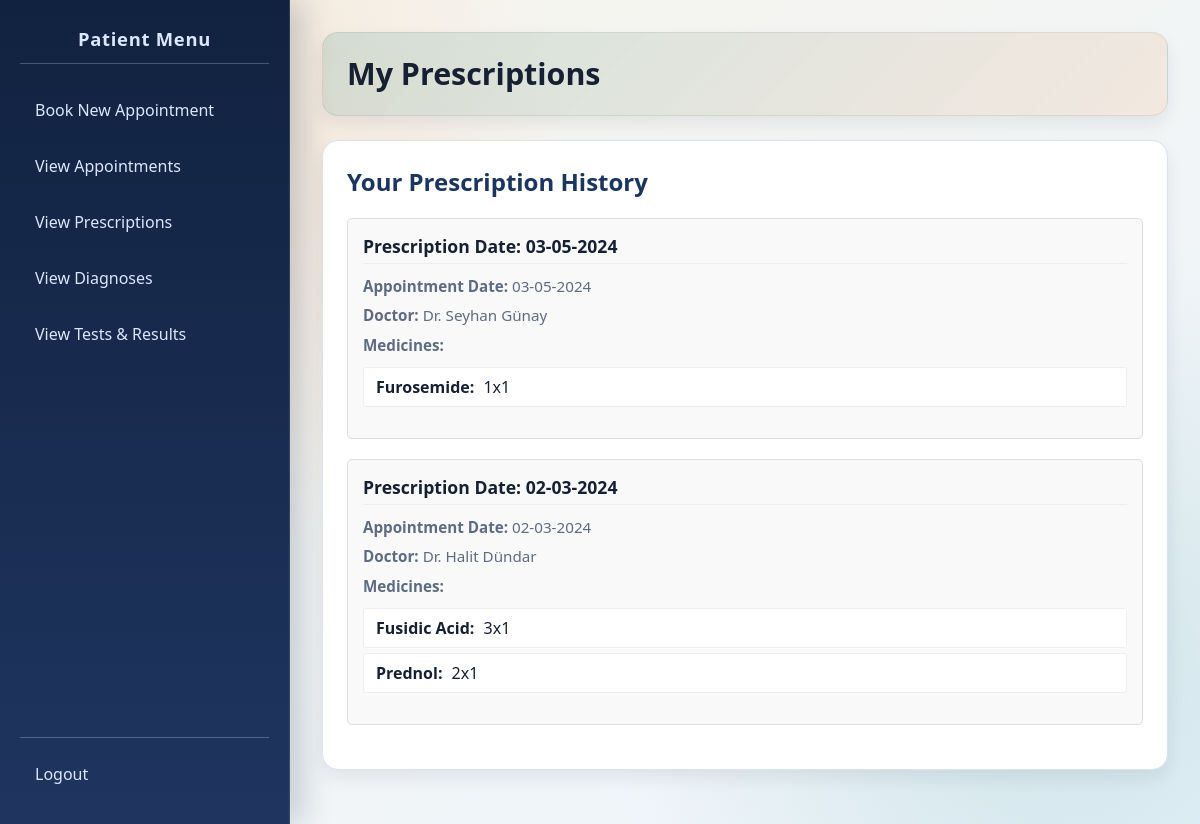
Page /patient/view_prescriptions.php (signed in) on the committed database.
### tables this page shows
CREATE TABLE `Appointment_Medicine` (
  `Appointment_ID` int(11) NOT NULL,
  `Medicine_ID` int(11) NOT NULL,
  `Dosage` varchar(50) DEFAULT NULL
);

CREATE TABLE `Appointment` (
  `Appointment_ID` int(11) NOT NULL,
  `Patient_ID` bigint(20) NOT NULL,
  `Doctor_ID` int(11) NOT NULL,
  `Nurse_ID` int(11) DEFAULT NULL,
  `Appointment_Date` date NOT NULL,
  `Appointment_Time` time NOT NULL,
  `Follow_Up_Appointment_ID` int(11) DEFAULT NULL,
  `Status` varchar(50) DEFAULT 'Scheduled'
);

CREATE TABLE `Medicine` (
  `Medicine_ID` int(11) NOT NULL,
  `Medicine_Name` varchar(255) NOT NULL
);

### patient/view_prescriptions.php (the view, shortened to what this page needs)
<?php
require_once '../includes/db_connect.php';
$patient_id = $_SESSION['user_id'];
$prescriptions = [];
$fetch_error = null;
$sql = "SELECT
            am.`Appointment_ID` AS `Prescription_ID`,
            a.`Appointment_Date` AS `Prescription_Date`,
            am.`Dosage`,
            m.`Medicine_Name`,
            a.`Appointment_Date` AS `Appointment_Date`,
            d.`Doctor_First_Name`,
            d.`Doctor_Last_Name`
        FROM `Appointment_Medicine` am
        JOIN `Appointment` a ON am.`Appointment_ID` = a.`Appointment_ID`
        JOIN `Medicine` m ON am.`Medicine_ID` = m.`Medicine_ID`
        JOIN `Doctor` d ON a.`Doctor_ID` = d.`Doctor_ID`
        WHERE a.`Patient_ID` = ?
        ORDER BY a.`Appointment_Date` DESC, am.`Appointment_ID` DESC, m.`Medicine_Name` ASC";
$stmt = $conn->prepare($sql);
if ($stmt) {
    $stmt->bind_param("i", $patient_id);
    $stmt->execute();
    $result = $stmt->get_result();
    while ($row = $result->fetch_assoc()) {
        $prescription_id = $row['Prescription_ID'];
        if (!isset($prescriptions[$prescription_id])) {
            $prescriptions[$prescription_id] = [
                'Prescription_Date' => $row['Prescription_Date'],
                'Appointment_Date' => $row['Appointment_Date'],
                'Doctor_Name' => $row['Doctor_First_Name'] . ' ' . $row['Doctor_Last_Name'],
                'Medicines' => []
            ];
        }
        $prescriptions[$prescription_id]['Medicines'][] = [
            'Medicine_Name' => $row['Medicine_Name'],
            'Dosage' => $row['Dosage']
        ];
    }
} else {
    $fetch_error = "Error fetching prescriptions: " . $conn->error;
}
?>
<!DOCTYPE html>
<html lang="en">
<head>
    <link rel="stylesheet" href="../css/style.css">
</head>
<body>
    <div class="sidebar">
        <h2>Patient Menu</h2>
        <ul>
        <li><a href="book_appointment.php">Book New Appointment</a></li>
            <li><a href="view_appointments.php">View Appointments</a></li>
            <li><a href="view_prescriptions.php">View Prescriptions</a></li>
            <li><a href="view_diagnoses.php">View Diagnoses</a></li>
            <li><a href="view_tests.php">View Tests & Results</a></li>
        </ul>
        <div class="logout-link">
             <a href="../logout.php">Logout</a>
        </div>
    </div>
    <div class="main-content">
        <div class="header">
             <h1>My Prescriptions</h1>
        </div>
        <div class="content-section">
            <h2>Your Prescription History</h2>
             <?php if ($fetch_error): ?>
                <p style="color: red;"><?php echo htmlspecialchars($fetch_error); ?></p>
            <?php elseif (empty($prescriptions)): ?>
                <p class="no-prescriptions">You do not have any prescriptions recorded.</p>
            <?php else: ?>
                <div class="prescription-list">
                    <?php foreach ($prescriptions as $id => $prescription): ?>
                        <div class="prescription-card">
                            <h3>
                                Prescription Date: <?php echo htmlspecialchars(date("d-m-Y", strtotime($prescription['Prescription_Date']))); ?>
                            </h3>
                            <p><strong>Appointment Date:</strong> <?php echo htmlspecialchars(date("d-m-Y", strtotime($prescription['Appointment_Date']))); ?></p>
                            <p><strong>Doctor:</strong> Dr. <?php echo htmlspecialchars($prescription['Doctor_Name']); ?></p>
                            <p><strong>Medicines:</strong></p>
                            <ul>
                                <?php foreach ($prescription['Medicines'] as $medicine): ?>
                                    <li>
                                        <strong><?php echo htmlspecialchars($medicine['Medicine_Name']); ?>:</strong>
                                        <?php echo htmlspecialchars($medicine['Dosage']); ?>
                                    </li>
                                <?php endforeach; ?>
                            </ul>
                        </div>
                    <?php endforeach; ?>
                </div>
            <?php endif; ?>
        </div>
    </div>
</body>
</html>

### css/style.css (style rules this page uses)
:root { --bg-start: #f7f4eb; --bg-end: #eef6ff; --panel: #ffffff; --ink: #172033; --muted: #5f6b83; --line: #dbe2ef; --accent: #0f766e; --accent-2: #f97316; --nav-start: #112240; --nav-end: #1f355f; --radius: 16px; --shadow-lg: 0 20px 40px rgba(17, 34, 64, 0.15); --shadow-sm: 0 8px 18px rgba(20, 30, 48, 0.08); }
* { box-sizing: border-box; }
body { font-family: "Trebuchet MS", "Segoe UI", sans-serif; margin: 0; min-height: 100vh; color: var(--ink); background: radial-gradient(circle at 12% 18%, rgba(249, 115, 22, 0.12), transparent 34%), radial-gradient(circle at 88% 82%, rgba(15, 118, 110, 0.14), transparent 36%), linear-gradient(145deg, var(--bg-start), var(--bg-end)); display: flex; }
.sidebar { width: 290px; color: #dbe7ff; padding: 26px 20px; display: flex; flex-direction: column; background: linear-gradient(180deg, var(--nav-start), var(--nav-end)); border-right: 1px solid rgba(255, 255, 255, 0.12); box-shadow: 12px 0 30px rgba(17, 34, 64, 0.2); }
.sidebar h2 { margin: 0 0 22px; text-align: center; font-size: 1.15rem; letter-spacing: 0.04em; padding-bottom: 12px; border-bottom: 1px solid rgba(219, 231, 255, 0.25); }
.sidebar ul { list-style: none; margin: 0; padding: 0; flex-grow: 1; }
.sidebar li { margin-bottom: 8px; }
.sidebar a { text-decoration: none; color: #dbe7ff; display: block; padding: 12px 14px; border-radius: 10px; border: 1px solid transparent; transition: transform 0.2s ease, background-color 0.2s ease, border-color 0.2s ease; }
.sidebar .logout-link { margin-top: auto; padding-top: 12px; border-top: 1px solid rgba(219, 231, 255, 0.28); }
.main-content { flex: 1; padding: 32px; overflow-y: auto; }
.main-content .header { padding: 22px 24px; margin-bottom: 24px; border-radius: var(--radius); background: linear-gradient(135deg, rgba(15, 118, 110, 0.14), rgba(249, 115, 22, 0.1)); border: 1px solid rgba(23, 32, 51, 0.08); box-shadow: var(--shadow-sm); }
.main-content .header h1 { margin: 0; font-size: 1.9rem; line-height: 1.25; }
.content-section { background: var(--panel); padding: 24px; border-radius: var(--radius); border: 1px solid var(--line); box-shadow: var(--shadow-sm); margin-bottom: 22px; }
.content-section h2 { margin-top: 0; color: #1c355f; }
.content-section p { color: var(--muted); line-height: 1.6; }
a { color: var(--accent); }

### patient/view_prescriptions.php (style rules this page uses)
.prescription-list { margin-top: 20px; }
.prescription-card { background-color: #f9f9f9; border: 1px solid #ddd; border-radius: 5px; padding: 15px; margin-bottom: 20px; }
.prescription-card h3 { margin-top: 0; margin-bottom: 10px; border-bottom: 1px solid #eee; padding-bottom: 5px; font-size: 1.1em; }
.prescription-card p { margin: 5px 0; font-size: 0.95em; }
.prescription-card ul { list-style: none; padding-left: 0; margin-top: 10px; }
.prescription-card li { background-color: #fff; border: 1px solid #eee; padding: 8px 12px; margin-bottom: 5px; border-radius: 3px; }
.prescription-card li strong { margin-right: 5px; }

### rows in the picture
appointment_medicine: Appointment_ID.Appointment_Date "03-05-2024", Doctor_Name "Seyhan Günay", Medicine_ID.Medicine_Name "Furosemide", Dosage "1x1"
appointment_medicine: Medicine_ID.Medicine_Name "Fusidic Acid", Dosage "3x1"
appointment_medicine: Medicine_ID.Medicine_Name "Prednol", Dosage "2x1"

### other values in the picture
date("d-m-Y", strtotime($prescription['Prescription_Date'])) "02-03-2024"
date("d-m-Y", strtotime($prescription['Appointment_Date'])) "02-03-2024"
$prescription['Doctor_Name'] "Halit Dündar"
